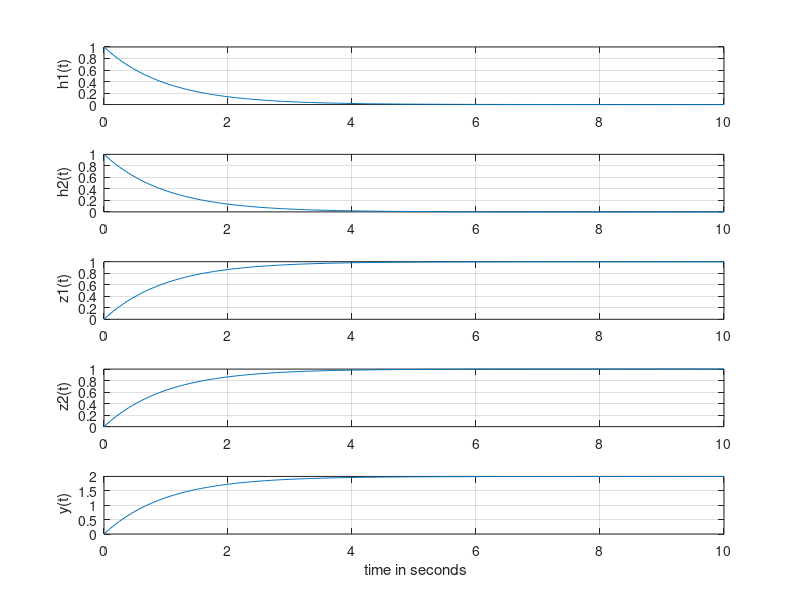

The MATLAB script that drew this image:
t=0:0.05:10;	%establishing a range for time
h1=exp(-t);
h2=exp(-t);
z1=1-exp(-t);
z2=1-exp(-t);
y=2-2*exp(-t);
subplot(5,1,1), plot(t,h1), grid
ylabel(' h1(t)'),
%a plot of five rows with grids
subplot(5,1,2), plot(t,h2), grid	
ylabel(' h2(t)'),
subplot(5,1,3), plot(t,z1), grid
ylabel(' z1(t)'),
subplot(5,1,4), plot(t,z2), grid
ylabel(' z2(t)'),
subplot(5,1,5), plot(t,y), grid
xlabel(' time in seconds'), ylabel(' y(t)');
